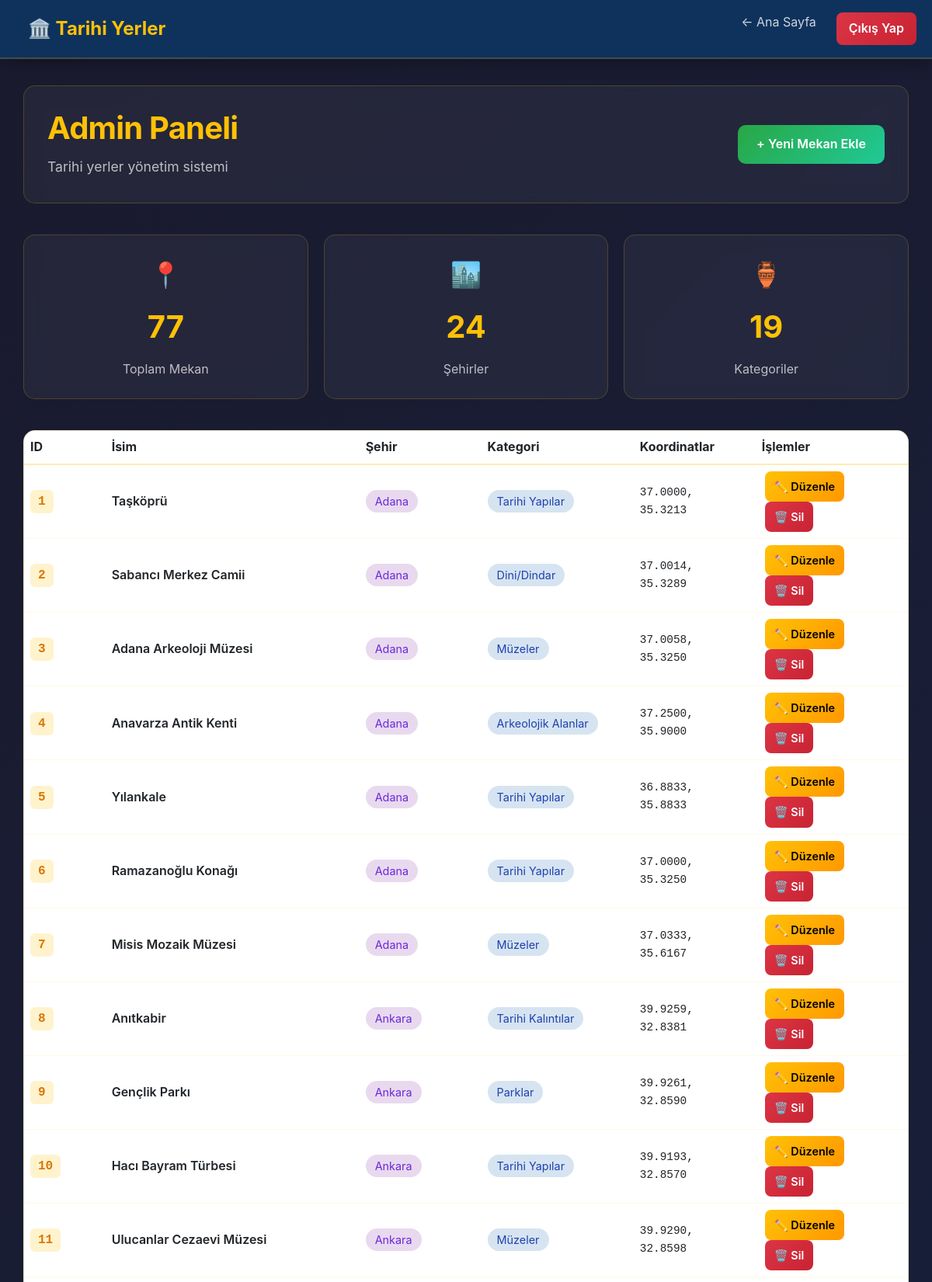
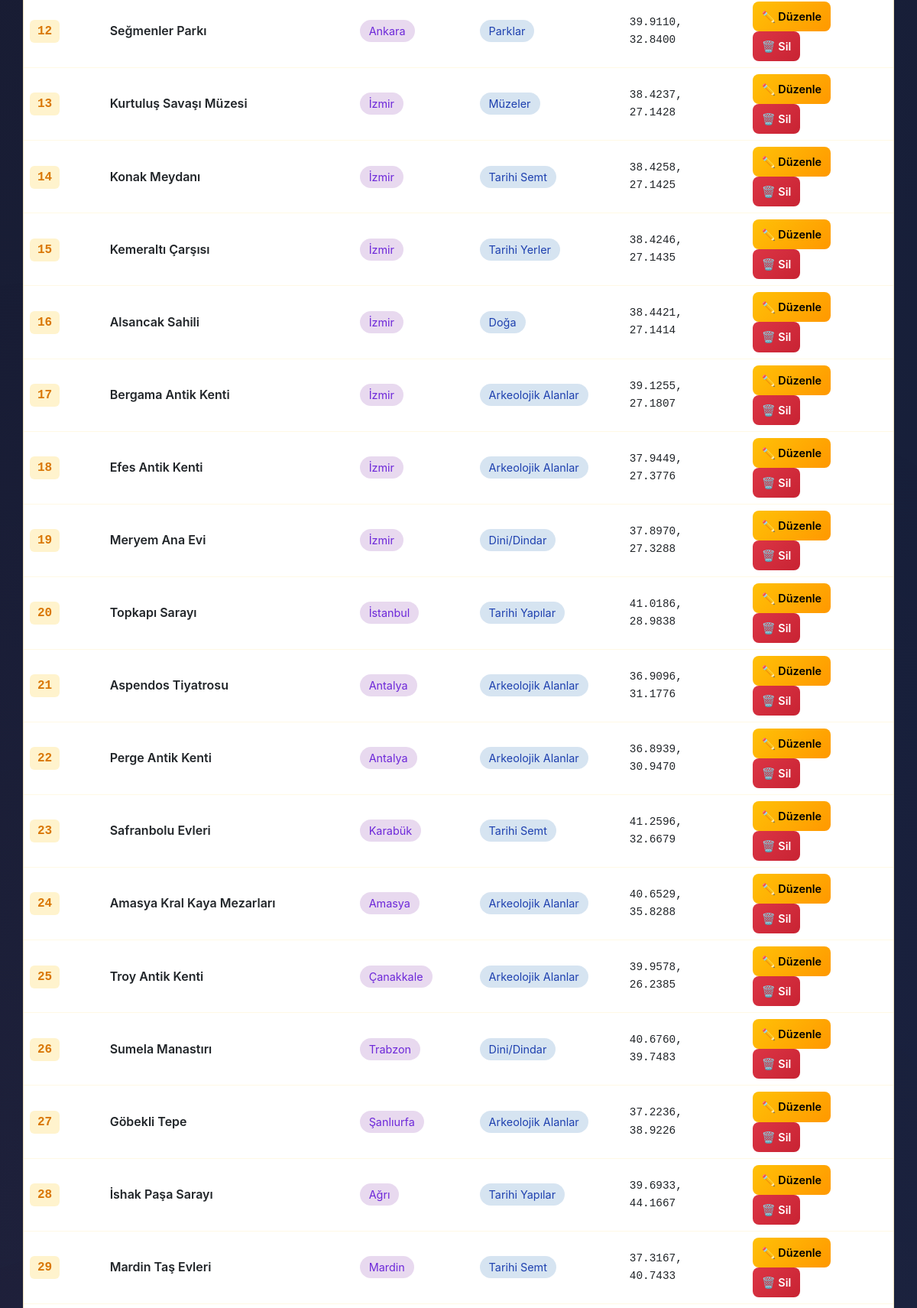
/admin (signed in, upper part), run on the app's committed database (2 pictures, top to bottom).
### models.py (models this page shows)
class Yer(db.Model):
    __tablename__ = 'yerler'
    id = db.Column(db.Integer, primary_key=True)
    isim = db.Column(db.Text)
    sehir = db.Column(db.Text)
    kategori = db.Column(db.Text)
    lat = db.Column(db.Float)
    lon = db.Column(db.Float)
    kisa = db.Column(db.Text)
    uzun = db.Column(db.Text)
    images = db.relationship('Image', backref='yer', cascade='all, delete-orphan')

### app.py (the view)
@app.route('/admin')
def admin_dashboard():
    if not is_admin():
        flash('Admin girişi gereklidir', 'error')
        return redirect(url_for('admin_login'))
    yerler = get_all_yerler_db()
    return render_template('admin_dashboard.html', yerler=yerler)

### app.py (called while the page is built)
def model_to_dict(yer):
    return {
        'id': yer.id,
        'isim': yer.isim,
        'sehir': yer.sehir,
        'kategori': yer.kategori,
        'lat': yer.lat,
        'lon': yer.lon,
        'kisa': yer.kisa,
        'uzun': yer.uzun,
    }

def get_all_yerler_db():
    try:
        with app.app_context():
            rows = Yer.query.order_by(Yer.id).all()
            return [model_to_dict(r) for r in rows]
    except Exception:
        return YERLER

def is_admin():
    return session.get('admin_logged_in', False)

@app.context_processor
def inject_utils():
    return dict(get_images_for_place=get_images_for_place, is_admin=is_admin)

### templates/admin_dashboard.html (shortened to what this page needs)
<!DOCTYPE html>
<html lang="tr">
<head>
    <link href="https://cdn.jsdelivr.net/npm/bootstrap@5.3.0/dist/css/bootstrap.min.css" rel="stylesheet">
    <link rel="stylesheet" href="{{ url_for('static', filename='style.css') }}">
</head>
<body>
    <nav class="navbar navbar-expand-lg">
        <div class="container-fluid">
            <a class="navbar-brand" href="{{ url_for('index') }}">🏛️ Tarihi Yerler</a>
            <div class="collapse navbar-collapse" id="navbarNav">
                <ul class="navbar-nav ms-auto">
                    <li class="nav-item">
                        <a class="nav-link" href="{{ url_for('index') }}">← Ana Sayfa</a>
                    </li>
                    <li class="nav-item">
                        <a class="nav-link" href="{{ url_for('admin_logout') }}">
                            <button class="btn-logout">Çıkış Yap</button>
                        </a>
                    </li>
                </ul>
            </div>
        </div>
    </nav>
    <div class="container-fluid" style="padding: 30px;">
        <div class="dashboard-header">
            <div style="display: flex; justify-content: space-between; align-items: center; flex-wrap: wrap;">
                <div>
                    <h1>Admin Paneli</h1>
                    <p>Tarihi yerler yönetim sistemi</p>
                </div>
                <a href="{{ url_for('admin_new_mekan') }}">
                    <button class="btn-add-new">+ Yeni Mekan Ekle</button>
                </a>
            </div>
        </div>
        <div class="stats-row">
            <div class="stat-card">
                <div style="font-size: 2rem;">📍</div>
                <div class="stat-number">{{ yerler | length }}</div>
                <div class="stat-label">Toplam Mekan</div>
            </div>
            <div class="stat-card">
                <div style="font-size: 2rem;">🏙️</div>
                <div class="stat-number">{{ yerler | map(attribute='sehir') | unique | list | length }}</div>
                <div class="stat-label">Şehirler</div>
            </div>
            <div class="stat-card">
                <div style="font-size: 2rem;">🏺</div>
                <div class="stat-number">{{ yerler | map(attribute='kategori') | unique | list | length }}</div>
                <div class="stat-label">Kategoriler</div>
            </div>
        </div>
        <div class="locations-table">
            <table class="table" style="margin: 0;">
                <thead>
                    <tr>
                        <th style="width: 80px;">ID</th>
                        <th style="width: 250px;">İsim</th>
                        <th style="width: 120px;">Şehir</th>
                        <th style="width: 150px;">Kategori</th>
                        <th style="width: 120px;">Koordinatlar</th>
                        <th style="width: 150px;">İşlemler</th>
                    </tr>
                </thead>
                <tbody>
                    {% for yer in yerler | sort(attribute='id') %}
                    <tr>
                        <td>
                            <span class="mekan-id">{{ yer['id'] }}</span>
                        </td>
                        <td style="font-weight: 600;">{{ yer['isim'] }}</td>
                        <td>
                            <span class="city-badge">{{ yer['sehir'] }}</span>
                        </td>
                        <td>
                            <span class="category-badge">{{ yer['kategori'] }}</span>
                        </td>
                        <td style="font-family: 'Courier New', monospace; font-size: 0.9rem;">
                            {{ "%.4f" | format(yer['lat']) }},<br>
                            {{ "%.4f" | format(yer['lon']) }}
                        </td>
                        <td>
                            <a href="{{ url_for('admin_edit_mekan', mekan_id=yer['id']) }}">
                                <button class="btn-action btn-edit">✏️ Düzenle</button>
                            </a>
                            <form method="POST" action="{{ url_for('admin_delete_mekan', mekan_id=yer['id']) }}"
                                  style="display: inline;" onsubmit="return confirm('Bu mekanı silmek istediğinizden emin misiniz?');">
                                <button type="submit" class="btn-action btn-delete">🗑️ Sil</button>
                            </form>
                        </td>
                    </tr>
                    {% endfor %}
                </tbody>
            </table>
        </div>
    </div>
</body>
</html>

### static/style.css (style rules this page uses)
:root { --primary-color: #0f172a; --primary-light: #1e3a8a; --accent-color: #dc2626; --accent-light: #ef4444; --success-color: #059669; --success-light: #10b981; --warning-color: #d97706; --gold-color: #d4af37; --gray-50: #f9fafb; --gray-100: #f3f4f6; --gray-200: #e5e7eb; --gray-300: #d1d5db; --gray-400: #9ca3af; --gray-500: #6b7280; --gray-600: #4b5563; --gray-700: #374151; --gray-800: #1f2937; --gray-900: #111827; --bg-primary: #f8fafc; --bg-secondary: #ffffff; --text-primary: #0f172a; --text-secondary: #475569; --text-tertiary: #94a3b8; --border-color: #e2e8f0; --card-bg: #ffffff; --card-border: #e2e8f0; --card-shadow: 0 1px 3px 0 rgba(15, 23, 42, 0.08), 0 1px 2px 0 rgba(15, 23, 42, 0.04); --card-shadow-hover: 0 20px 25px -5px rgba(15, 23, 42, 0.1), 0 10px 10px -5px rgba(15, 23, 42, 0.04); --header-bg: linear-gradient(135deg, #0f172a 0%, #1e3a8a 100%); --header-text: #ffffff; --input-bg: #f8fafc; --input-border: #cbd5e1; --input-focus: #1e3a8a; --font-sans: -apple-system, BlinkMacSystemFont, 'Segoe UI', 'Roboto', 'Oxygen', 'Ubuntu', 'Cantarell', 'Fira Sans', 'Droid Sans', 'Helvetica Neue', sans-serif; --spacing-xs: 0.25rem; --spacing-sm: 0.5rem; --spacing-md: 1rem; --spacing-lg: 1.5rem; --spacing-xl: 2rem; --spacing-2xl: 3rem; --radius-sm: 0.375rem; --radius-md: 0.5rem; --radius-lg: 0.75rem; --radius-xl: 1rem; --radius-2xl: 1.5rem; --transition-fast: 150ms cubic-bezier(0.4, 0, 0.2, 1); --transition-base: 300ms cubic-bezier(0.4, 0, 0.2, 1); --transition-slow: 500ms cubic-bezier(0.4, 0, 0.2, 1); }
* { margin: 0; padding: 0; box-sizing: border-box; }
html { scroll-behavior: smooth; }
body { font-family: var(--font-sans); background: linear-gradient(-45deg, #ee7752, #e73c7e, #23a6d5, #23d5ab); background-size: 400% 400%; color: var(--text-primary); line-height: 1.6; transition: background var(--transition-base), color var(--transition-base); overflow-x: hidden; position: relative; min-height: 100vh; }
body::before { content: ''; position: fixed; top: 0; left: 0; width: 100%; height: 100%; background: linear-gradient(135deg, rgba(248, 250, 252, 0.95) 0%, rgba(241, 245, 249, 0.95) 100%); pointer-events: none; z-index: -1; animation: fadeInBg 1s ease-out; }
h1, h2, h3, h4, h5, h6 { font-weight: 700; line-height: 1.2; margin-bottom: var(--spacing-md); animation: slideInDown 0.6s ease-out; }
h1 { font-size: 2.5rem; letter-spacing: -0.02em; font-weight: 800; }
p { margin-bottom: var(--spacing-md); color: var(--text-secondary); line-height: 1.8; }
a { color: var(--primary-light); text-decoration: none; transition: color var(--transition-fast); }
nav { display: flex; align-items: center; gap: var(--spacing-xl); }
nav a { color: var(--header-text); text-decoration: none; font-weight: 600; font-size: 0.95rem; padding: var(--spacing-sm) var(--spacing-lg); border-radius: var(--radius-lg); transition: all var(--transition-base); position: relative; }
nav a::before { content: ''; position: absolute; bottom: 0; left: 0; width: 0; height: 2px; background: var(--accent-light); transition: width var(--transition-base); }

### data on the page
Yer: id "1", isim "Taşköprü", sehir "Adana", kategori "Tarihi Yapılar", lat "37.0000", lon "35.3213"
Yer: id "2", isim "Sabancı Merkez Camii", sehir "Adana", kategori "Dini/Dindar", lat "37.0014", lon "35.3289"
Yer: id "3", isim "Adana Arkeoloji Müzesi", sehir "Adana", kategori "Müzeler", lat "37.0058", lon "35.3250"
Yer: id "4", isim "Anavarza Antik Kenti", sehir "Adana", kategori "Arkeolojik Alanlar", lat "37.2500", lon "35.9000"
Yer: id "5", isim "Yılankale", sehir "Adana", kategori "Tarihi Yapılar", lat "36.8833", lon "35.8833"
Yer: id "6", isim "Ramazanoğlu Konağı", sehir "Adana", kategori "Tarihi Yapılar", lat "37.0000", lon "35.3250"
Yer: id "7", isim "Misis Mozaik Müzesi", sehir "Adana", kategori "Müzeler", lat "37.0333", lon "35.6167"
Yer: id "8", isim "Anıtkabir", sehir "Ankara", kategori "Tarihi Kalıntılar", lat "39.9259", lon "32.8381"
Yer: id "9", isim "Gençlik Parkı", sehir "Ankara", kategori "Parklar", lat "39.9261", lon "32.8590"
Yer: id "10", isim "Hacı Bayram Türbesi", sehir "Ankara", kategori "Tarihi Yapılar", lat "39.9193", lon "32.8570"
Yer: id "11", isim "Ulucanlar Cezaevi Müzesi", sehir "Ankara", kategori "Müzeler", lat "39.9290", lon "32.8598"
Yer: id "12", isim "Seğmenler Parkı", sehir "Ankara", kategori "Parklar", lat "39.9110", lon "32.8400"
Yer: id "13", isim "Kurtuluş Savaşı Müzesi", sehir "İzmir", kategori "Müzeler", lat "38.4237", lon "27.1428"
Yer: id "14", isim "Konak Meydanı", sehir "İzmir", kategori "Tarihi Semt", lat "38.4258", lon "27.1425"
Yer: id "15", isim "Kemeraltı Çarşısı", sehir "İzmir", kategori "Tarihi Yerler", lat "38.4246", lon "27.1435"
Yer: id "16", isim "Alsancak Sahili", sehir "İzmir", kategori "Doğa", lat "38.4421", lon "27.1414"
Yer: id "17", isim "Bergama Antik Kenti", sehir "İzmir", kategori "Arkeolojik Alanlar", lat "39.1255", lon "27.1807"
Yer: id "18", isim "Efes Antik Kenti", sehir "İzmir", kategori "Arkeolojik Alanlar", lat "37.9449", lon "27.3776"
Yer: id "19", isim "Meryem Ana Evi", sehir "İzmir", kategori "Dini/Dindar", lat "37.8970", lon "27.3288"
Yer: id "20", isim "Topkapı Sarayı", sehir "İstanbul", kategori "Tarihi Yapılar", lat "41.0186", lon "28.9838"
Yer: id "21", isim "Aspendos Tiyatrosu", sehir "Antalya", kategori "Arkeolojik Alanlar", lat "36.9096", lon "31.1776"
Yer: id "22", isim "Perge Antik Kenti", sehir "Antalya", kategori "Arkeolojik Alanlar", lat "36.8939", lon "30.9470"
Yer: id "23", isim "Safranbolu Evleri", sehir "Karabük", kategori "Tarihi Semt", lat "41.2596", lon "32.6679"
Yer: id "24", isim "Amasya Kral Kaya Mezarları", sehir "Amasya", kategori "Arkeolojik Alanlar", lat "40.6529", lon "35.8288"
Yer: id "25", isim "Troy Antik Kenti", sehir "Çanakkale", kategori "Arkeolojik Alanlar", lat "39.9578", lon "26.2385"
Yer: id "26", isim "Sumela Manastırı", sehir "Trabzon", kategori "Dini/Dindar", lat "40.6760", lon "39.7483"
Yer: id "27", isim "Göbekli Tepe", sehir "Şanlıurfa", kategori "Arkeolojik Alanlar", lat "37.2236", lon "38.9226"
Yer: id "28", isim "İshak Paşa Sarayı", sehir "Ağrı", kategori "Tarihi Yapılar", lat "39.6933", lon "44.1667"
Yer: id "29", isim "Mardin Taş Evleri", sehir "Mardin", kategori "Tarihi Semt", lat "37.3167", lon "40.7433"

### other printed values
{{ yerler | length }} "77"
{{ yerler | map(attribute='sehir') | unique | list | length }} "24"
{{ yerler | map(attribute='kategori') | unique | list | length }} "19"
